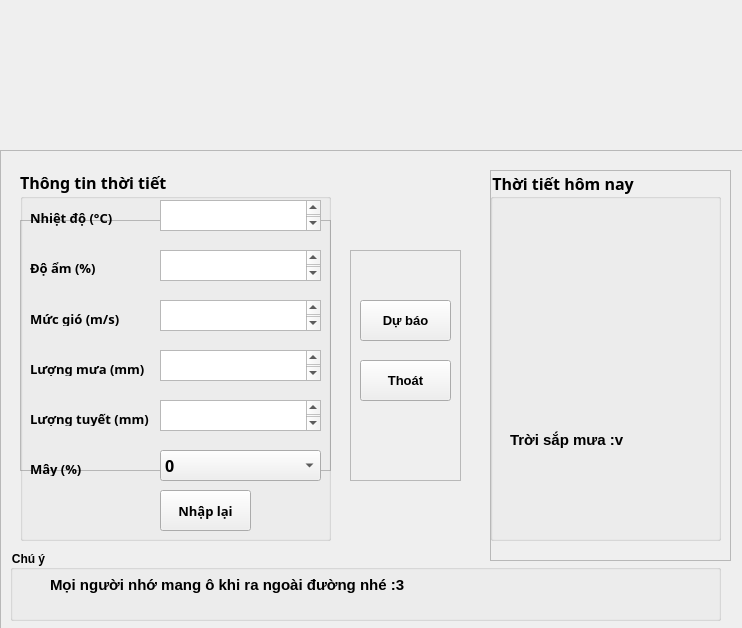
<?xml version="1.0" encoding="UTF-8"?>
<ui version="4.0">
 <class>Form</class>
 <widget class="QWidget" name="Form">
  <property name="geometry">
   <rect>
    <x>0</x>
    <y>0</y>
    <width>742</width>
    <height>628</height>
   </rect>
  </property>
  <property name="maximumSize">
   <size>
    <width>778</width>
    <height>628</height>
   </size>
  </property>
  <property name="windowTitle">
   <string>Dự báo thời tiết</string>
  </property>
  <widget class="QFrame" name="frame">
   <property name="geometry">
    <rect>
     <x>0</x>
     <y>150</y>
     <width>760</width>
     <height>500</height>
    </rect>
   </property>
   <property name="minimumSize">
    <size>
     <width>760</width>
     <height>500</height>
    </size>
   </property>
   <property name="maximumSize">
    <size>
     <width>760</width>
     <height>500</height>
    </size>
   </property>
   <property name="frameShape">
    <enum>QFrame::StyledPanel</enum>
   </property>
   <property name="frameShadow">
    <enum>QFrame::Raised</enum>
   </property>
   <widget class="QFrame" name="frame_2">
    <property name="geometry">
     <rect>
      <x>20</x>
      <y>70</y>
      <width>311</width>
      <height>251</height>
     </rect>
    </property>
    <property name="frameShape">
     <enum>QFrame::StyledPanel</enum>
    </property>
    <property name="frameShadow">
     <enum>QFrame::Raised</enum>
    </property>
   </widget>
   <widget class="QFrame" name="frame_3">
    <property name="geometry">
     <rect>
      <x>350</x>
      <y>100</y>
      <width>111</width>
      <height>231</height>
     </rect>
    </property>
    <property name="frameShape">
     <enum>QFrame::StyledPanel</enum>
    </property>
    <property name="frameShadow">
     <enum>QFrame::Raised</enum>
    </property>
    <widget class="QPushButton" name="btnDuBao">
     <property name="geometry">
      <rect>
       <x>10</x>
       <y>50</y>
       <width>91</width>
       <height>41</height>
      </rect>
     </property>
     <property name="font">
      <font>
       <family>MS Shell Dlg 2</family>
       <pointsize>10</pointsize>
       <weight>75</weight>
       <italic>false</italic>
       <bold>true</bold>
      </font>
     </property>
     <property name="styleSheet">
      <string notr="true">QPushButton {
    font-size: 10pt;
    font-weight: bold;
    color: #000;
}</string>
     </property>
     <property name="text">
      <string>Dự báo</string>
     </property>
     <property name="icon">
      <iconset resource="Image.qrc">
       <normaloff>:/Images/Weather ForeCast System_moi/anh/Icons8-Ios7-Weather-Partly-Cloudy-Rain.ico</normaloff>:/Images/Weather ForeCast System_moi/anh/Icons8-Ios7-Weather-Partly-Cloudy-Rain.ico</iconset>
     </property>
     <property name="iconSize">
      <size>
       <width>18</width>
       <height>18</height>
      </size>
     </property>
    </widget>
    <widget class="QPushButton" name="btnThoat">
     <property name="geometry">
      <rect>
       <x>10</x>
       <y>110</y>
       <width>91</width>
       <height>41</height>
      </rect>
     </property>
     <property name="font">
      <font>
       <pointsize>10</pointsize>
       <weight>75</weight>
       <bold>true</bold>
      </font>
     </property>
     <property name="styleSheet">
      <string notr="true">QPushButton {
    font-size: 10pt;
    font-weight: bold;
    color: #000;
}</string>
     </property>
     <property name="text">
      <string>Thoát</string>
     </property>
     <property name="icon">
      <iconset resource="Image.qrc">
       <normaloff>:/Images/Weather ForeCast System_moi/anh/close.png</normaloff>:/Images/Weather ForeCast System_moi/anh/close.png</iconset>
     </property>
    </widget>
   </widget>
   <widget class="QFrame" name="frame_4">
    <property name="geometry">
     <rect>
      <x>490</x>
      <y>20</y>
      <width>241</width>
      <height>391</height>
     </rect>
    </property>
    <property name="frameShape">
     <enum>QFrame::StyledPanel</enum>
    </property>
    <property name="frameShadow">
     <enum>QFrame::Raised</enum>
    </property>
    <widget class="QGroupBox" name="grboxRight">
     <property name="geometry">
      <rect>
       <x>0</x>
       <y>0</y>
       <width>231</width>
       <height>371</height>
      </rect>
     </property>
     <property name="font">
      <font>
       <family>Bahnschrift Light</family>
       <pointsize>12</pointsize>
       <weight>75</weight>
       <italic>false</italic>
       <bold>true</bold>
      </font>
     </property>
     <property name="styleSheet">
      <string notr="true">QGroupBox {
	font: 75 10pt &quot;MS Shell Dlg 2&quot;;
	font: 25 12pt &quot;Bahnschrift Light&quot;;
	font-weight: bold;
}</string>
     </property>
     <property name="title">
      <string>Thời tiết hôm nay</string>
     </property>
     <widget class="QLabel" name="lblThoiTiet">
      <property name="geometry">
       <rect>
        <x>10</x>
        <y>40</y>
        <width>191</width>
        <height>191</height>
       </rect>
      </property>
      <property name="font">
       <font>
        <pointsize>10</pointsize>
        <weight>75</weight>
        <italic>false</italic>
        <bold>true</bold>
        <underline>false</underline>
       </font>
      </property>
      <property name="text">
       <string/>
      </property>
      <property name="pixmap">
       <pixmap resource="Image.qrc">:/Images/Weather ForeCast System_moi/anh/cool.png</pixmap>
      </property>
      <property name="scaledContents">
       <bool>true</bool>
      </property>
      <property name="alignment">
       <set>Qt::AlignCenter</set>
      </property>
      <property name="wordWrap">
       <bool>false</bool>
      </property>
     </widget>
     <widget class="QLabel" name="lblDuDoan">
      <property name="geometry">
       <rect>
        <x>20</x>
        <y>260</y>
        <width>191</width>
        <height>21</height>
       </rect>
      </property>
      <property name="styleSheet">
       <string notr="true">font: 10pt &quot;MS Shell Dlg 2&quot;;
font: 75 10pt &quot;MS Shell Dlg 2&quot;;</string>
      </property>
      <property name="text">
       <string>&lt;html&gt;&lt;head/&gt;&lt;body&gt;&lt;p&gt;&lt;span style=&quot; font-size:11pt; font-weight:600;&quot;&gt;Trời sắp mưa :v&lt;/span&gt;&lt;/p&gt;&lt;/body&gt;&lt;/html&gt;</string>
      </property>
     </widget>
    </widget>
   </widget>
   <widget class="QGroupBox" name="grboxLeft">
    <property name="geometry">
     <rect>
      <x>20</x>
      <y>20</y>
      <width>311</width>
      <height>371</height>
     </rect>
    </property>
    <property name="font">
     <font>
      <family>Bahnschrift Light</family>
      <pointsize>12</pointsize>
      <weight>75</weight>
      <italic>false</italic>
      <bold>true</bold>
     </font>
    </property>
    <property name="title">
     <string>Thông tin thời tiết</string>
    </property>
    <widget class="QLabel" name="lblNhietDo">
     <property name="geometry">
      <rect>
       <x>10</x>
       <y>40</y>
       <width>91</width>
       <height>16</height>
      </rect>
     </property>
     <property name="font">
      <font>
       <pointsize>10</pointsize>
      </font>
     </property>
     <property name="styleSheet">
      <string notr="true"/>
     </property>
     <property name="text">
      <string>Nhiệt độ (°C)</string>
     </property>
    </widget>
    <widget class="QLabel" name="lblDoAm">
     <property name="geometry">
      <rect>
       <x>10</x>
       <y>90</y>
       <width>71</width>
       <height>16</height>
      </rect>
     </property>
     <property name="font">
      <font>
       <pointsize>10</pointsize>
      </font>
     </property>
     <property name="text">
      <string>Độ ẩm (%)</string>
     </property>
    </widget>
    <widget class="QTextEdit" name="txtDoAm">
     <property name="geometry">
      <rect>
       <x>140</x>
       <y>80</y>
       <width>161</width>
       <height>31</height>
      </rect>
     </property>
     <property name="styleSheet">
      <string notr="true">font: 10pt &quot;MS Shell Dlg 2&quot;;</string>
     </property>
    </widget>
    <widget class="QLabel" name="lblMay">
     <property name="geometry">
      <rect>
       <x>10</x>
       <y>290</y>
       <width>61</width>
       <height>16</height>
      </rect>
     </property>
     <property name="font">
      <font>
       <pointsize>10</pointsize>
      </font>
     </property>
     <property name="text">
      <string>&lt;html&gt;&lt;head/&gt;&lt;body&gt;&lt;p&gt;Mây (%)&lt;/p&gt;&lt;/body&gt;&lt;/html&gt;</string>
     </property>
    </widget>
    <widget class="QTextEdit" name="txtNhietDo">
     <property name="geometry">
      <rect>
       <x>140</x>
       <y>30</y>
       <width>161</width>
       <height>31</height>
      </rect>
     </property>
     <property name="styleSheet">
      <string notr="true">font: 10pt &quot;MS Shell Dlg 2&quot;;</string>
     </property>
    </widget>
    <widget class="QLabel" name="lblMucGio">
     <property name="geometry">
      <rect>
       <x>10</x>
       <y>140</y>
       <width>91</width>
       <height>16</height>
      </rect>
     </property>
     <property name="font">
      <font>
       <pointsize>10</pointsize>
      </font>
     </property>
     <property name="text">
      <string>&lt;html&gt;&lt;head/&gt;&lt;body&gt;&lt;p&gt;Mức gió (m/s)&lt;/p&gt;&lt;/body&gt;&lt;/html&gt;</string>
     </property>
    </widget>
    <widget class="QTextEdit" name="txtMucGio">
     <property name="geometry">
      <rect>
       <x>140</x>
       <y>130</y>
       <width>161</width>
       <height>31</height>
      </rect>
     </property>
     <property name="styleSheet">
      <string notr="true">font: 10pt &quot;MS Shell Dlg 2&quot;;</string>
     </property>
    </widget>
    <widget class="QTextEdit" name="txtLuongMua">
     <property name="geometry">
      <rect>
       <x>140</x>
       <y>180</y>
       <width>161</width>
       <height>31</height>
      </rect>
     </property>
     <property name="styleSheet">
      <string notr="true">font: 10pt &quot;MS Shell Dlg 2&quot;;</string>
     </property>
    </widget>
    <widget class="QLabel" name="lblLuongMua">
     <property name="geometry">
      <rect>
       <x>10</x>
       <y>190</y>
       <width>131</width>
       <height>16</height>
      </rect>
     </property>
     <property name="font">
      <font>
       <pointsize>10</pointsize>
      </font>
     </property>
     <property name="text">
      <string>&lt;html&gt;&lt;head/&gt;&lt;body&gt;&lt;p&gt;Lượng mưa (mm)&lt;/p&gt;&lt;/body&gt;&lt;/html&gt;</string>
     </property>
    </widget>
    <widget class="QComboBox" name="cboMay">
     <property name="geometry">
      <rect>
       <x>140</x>
       <y>280</y>
       <width>161</width>
       <height>31</height>
      </rect>
     </property>
     <property name="styleSheet">
      <string notr="true">font: 10pt &quot;MS Shell Dlg 2&quot;;</string>
     </property>
     <property name="insertPolicy">
      <enum>QComboBox::InsertAtTop</enum>
     </property>
     <item>
      <property name="text">
       <string>0</string>
      </property>
     </item>
     <item>
      <property name="text">
       <string>5</string>
      </property>
     </item>
     <item>
      <property name="text">
       <string>10</string>
      </property>
     </item>
     <item>
      <property name="text">
       <string>15</string>
      </property>
     </item>
     <item>
      <property name="text">
       <string>20</string>
      </property>
     </item>
     <item>
      <property name="text">
       <string>25</string>
      </property>
     </item>
     <item>
      <property name="text">
       <string>30</string>
      </property>
     </item>
     <item>
      <property name="text">
       <string>35</string>
      </property>
     </item>
     <item>
      <property name="text">
       <string>40</string>
      </property>
     </item>
     <item>
      <property name="text">
       <string>45</string>
      </property>
     </item>
     <item>
      <property name="text">
       <string>50</string>
      </property>
     </item>
     <item>
      <property name="text">
       <string>55</string>
      </property>
     </item>
     <item>
      <property name="text">
       <string>60</string>
      </property>
     </item>
     <item>
      <property name="text">
       <string>65</string>
      </property>
     </item>
     <item>
      <property name="text">
       <string>70</string>
      </property>
     </item>
     <item>
      <property name="text">
       <string>75</string>
      </property>
     </item>
     <item>
      <property name="text">
       <string>80</string>
      </property>
     </item>
     <item>
      <property name="text">
       <string>85</string>
      </property>
     </item>
     <item>
      <property name="text">
       <string>90</string>
      </property>
     </item>
     <item>
      <property name="text">
       <string>95</string>
      </property>
     </item>
     <item>
      <property name="text">
       <string>100</string>
      </property>
     </item>
    </widget>
    <widget class="QTextEdit" name="txtLuongTuyet">
     <property name="geometry">
      <rect>
       <x>140</x>
       <y>230</y>
       <width>161</width>
       <height>31</height>
      </rect>
     </property>
     <property name="styleSheet">
      <string notr="true">font: 10pt &quot;MS Shell Dlg 2&quot;;</string>
     </property>
    </widget>
    <widget class="QLabel" name="lblTuyet">
     <property name="geometry">
      <rect>
       <x>10</x>
       <y>240</y>
       <width>131</width>
       <height>16</height>
      </rect>
     </property>
     <property name="font">
      <font>
       <pointsize>10</pointsize>
      </font>
     </property>
     <property name="text">
      <string>&lt;html&gt;&lt;head/&gt;&lt;body&gt;&lt;p&gt; Lượng tuyết (mm)&lt;/p&gt;&lt;/body&gt;&lt;/html&gt;</string>
     </property>
    </widget>
    <widget class="QPushButton" name="btnNhapLai">
     <property name="geometry">
      <rect>
       <x>140</x>
       <y>320</y>
       <width>91</width>
       <height>41</height>
      </rect>
     </property>
     <property name="font">
      <font>
       <pointsize>10</pointsize>
       <underline>false</underline>
       <kerning>true</kerning>
      </font>
     </property>
     <property name="text">
      <string>Nhập lại</string>
     </property>
     <property name="icon">
      <iconset resource="Image.qrc">
       <normaloff>:/Images/Weather ForeCast System_moi/anh/8ccb55af.png</normaloff>:/Images/Weather ForeCast System_moi/anh/8ccb55af.png</iconset>
     </property>
     <property name="iconSize">
      <size>
       <width>18</width>
       <height>18</height>
      </size>
     </property>
    </widget>
   </widget>
   <widget class="QGroupBox" name="grboxBotto">
    <property name="geometry">
     <rect>
      <x>10</x>
      <y>400</y>
      <width>711</width>
      <height>71</height>
     </rect>
    </property>
    <property name="styleSheet">
     <string notr="true">QGroupBox {
	font: 75 10pt &quot;MS Shell Dlg 2&quot;;
	font: 75 10pt &quot;MS Shell Dlg 2&quot;;
	font: 25 12pt &quot;Bahnschrift Light&quot;;
	font-weight: bold;
}</string>
    </property>
    <property name="title">
     <string>Chú ý</string>
    </property>
    <widget class="QLabel" name="lblChuY">
     <property name="geometry">
      <rect>
       <x>40</x>
       <y>20</y>
       <width>531</width>
       <height>31</height>
      </rect>
     </property>
     <property name="styleSheet">
      <string notr="true">font: 75 10pt &quot;MS Shell Dlg 2&quot;;
font: 75 10pt &quot;MS Shell Dlg 2&quot;;</string>
     </property>
     <property name="text">
      <string>&lt;html&gt;&lt;head/&gt;&lt;body&gt;&lt;p&gt;&lt;span style=&quot; font-size:11pt; font-weight:600;&quot;&gt;Mọi người nhớ mang ô khi ra ngoài đường nhé :3&lt;/span&gt;&lt;/p&gt;&lt;/body&gt;&lt;/html&gt;</string>
     </property>
    </widget>
   </widget>
  </widget>
  <widget class="QLabel" name="label_3">
   <property name="geometry">
    <rect>
     <x>-10</x>
     <y>0</y>
     <width>791</width>
     <height>161</height>
    </rect>
   </property>
   <property name="sizePolicy">
    <sizepolicy hsizetype="Preferred" vsizetype="Preferred">
     <horstretch>0</horstretch>
     <verstretch>0</verstretch>
    </sizepolicy>
   </property>
   <property name="text">
    <string/>
   </property>
   <property name="textFormat">
    <enum>Qt::AutoText</enum>
   </property>
   <property name="pixmap">
    <pixmap resource="Image.qrc">:/Images/Weather ForeCast System_moi/anh/weatherwithyou.jpg</pixmap>
   </property>
   <property name="scaledContents">
    <bool>true</bool>
   </property>
   <property name="wordWrap">
    <bool>false</bool>
   </property>
   <property name="openExternalLinks">
    <bool>true</bool>
   </property>
  </widget>
 </widget>
 <resources>
  <include location="Image.qrc"/>
 </resources>
 <connections/>
</ui>
